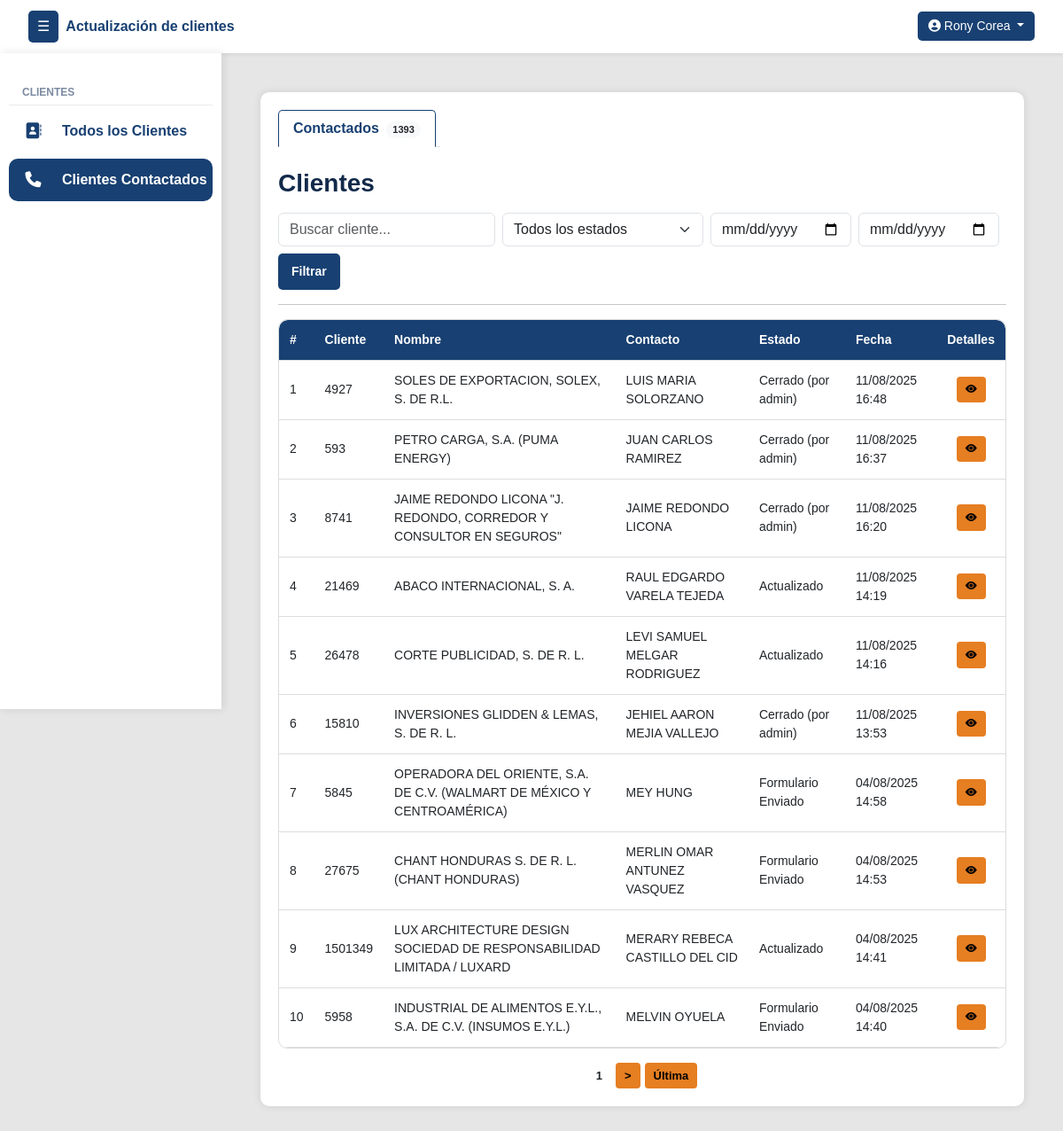
The page /clientes/contactados/ (signed in) on the database its author committed.
### clientes/models.py (models this page shows, shortened)
class Cliente(models.Model):
    numero_cliente = models.CharField(max_length=50, unique=True)
    nombre_cliente = models.CharField(max_length=255)
    contacto_cliente = models.CharField(max_length=255)
    contacto_cargo = models.CharField(max_length=100, null=True, blank=True)
    telefono_cliente = models.CharField(max_length=50, null=True, blank=True)
    telefono_dos = models.CharField(max_length=50, null=True, blank=True)
    direccion = models.CharField(max_length=255, null=True, blank=True)
    correo = models.CharField(max_length=254, null=True, blank=True)
    estado_actual = models.ForeignKey(EstadoReporte, on_delete=models.SET_NULL, null=True, blank=True, default=1)
    asignado_inicial = models.ForeignKey(User, on_delete=models.SET_NULL, null=True, blank=True, related_name='clientes_asignados_inicialmente')
    asignado_usuario = models.ForeignKey(User, on_delete=models.SET_NULL, null=True, blank=True, related_name='clientes_asignados')
    veces_contactado = models.PositiveIntegerField(default=0)
    sin_contestar = models.PositiveIntegerField(default=0)
    formulario_sin_contestar = models.PositiveIntegerField(default=0)
    ultima_llamada_no_contesto = models.DateTimeField(null=True, blank=True)
    ultimo_envio_formulario = models.DateTimeField(null=True, blank=True)

class EstadoReporte(models.Model):
    nombre = models.CharField(max_length=100, unique=True)
    creado_por = models.ForeignKey(User, on_delete=models.SET_NULL, null=True, blank=True)
    creado_en = models.DateTimeField(auto_now_add=True)
    estado = models.CharField(max_length=50, choices=[('activo', 'Activo'), ('inactivo', 'Inactivo')])
    intentos = models.PositiveIntegerField(default=0)
    genera_movimiento = models.BooleanField(default=True)

class MovimientoEstado(models.Model):
    cliente = models.ForeignKey(Cliente, on_delete=models.CASCADE, related_name='movimientos')
    estado = models.ForeignKey(EstadoReporte, on_delete=models.SET_NULL, null=True)
    actualizado_por = models.ForeignKey(User, on_delete=models.SET_NULL, null=True)
    actualizado_por_admin = models.ForeignKey(User, on_delete=models.SET_NULL, null=True, blank=True, related_name='movimientos_admin')
    fecha_hora = models.DateTimeField(auto_now_add=True)

class HistorialEstadoSinMovimiento(models.Model):
    cliente = models.ForeignKey(Cliente, on_delete=models.CASCADE, related_name='historial_sin_movimiento')
    estado = models.ForeignKey(EstadoReporte, on_delete=models.SET_NULL, null=True)
    actualizado_por = models.ForeignKey(User, on_delete=models.SET_NULL, null=True)
    actualizado_por_admin = models.ForeignKey(User, on_delete=models.SET_NULL, null=True, blank=True, related_name='historial_admin')
    nota = models.CharField(max_length=500, blank=True)
    fecha_hora = models.DateTimeField(auto_now_add=True)
    genera_movimiento = models.BooleanField(default=False)

### clientes/views.py (the view)
# urls.py: path('clientes/contactados/', vistasClientes.clientes_reportados, name='clientes_reportados'),
@login_required
def clientes_reportados(request):
    user = request.user
    grupos = user.groups.values_list('name', flat=True)
    search_query = request.GET.get('q', '').strip()
    estado_query = request.GET.get('estado', '').strip().lower()
    fecha_inicio = parse_date(request.GET.get('fecha_inicio', ''))
    fecha_fin = parse_date(request.GET.get('fecha_fin', ''))
    subquery_ultima_fecha_mov = MovimientoEstado.objects.filter(cliente=OuterRef('pk')).order_by('-fecha_hora').values('fecha_hora')[:1]
    subquery_ultima_fecha_hist = HistorialEstadoSinMovimiento.objects.filter(cliente=OuterRef('pk')).order_by('-fecha_hora').values('fecha_hora')[:1]
    clientes_reportados_query = Cliente.objects.prefetch_related(
        'movimientos__notas', 'historial_sin_movimiento', 'asignado_usuario', 'asignado_inicial', 'estado_actual'
    ).annotate(
        ultima_fecha_mov=Subquery(subquery_ultima_fecha_mov, output_field=DateTimeField()),
        ultima_fecha_hist=Subquery(subquery_ultima_fecha_hist, output_field=DateTimeField()),
        ultima_fecha=Greatest(
            Coalesce(Subquery(subquery_ultima_fecha_mov, output_field=DateTimeField()), Value(datetime(1900, 1, 1))),
            Coalesce(Subquery(subquery_ultima_fecha_hist, output_field=DateTimeField()), Value(datetime(1900, 1, 1)))
        )
    )
    if "super_admin" in grupos or "admin_group" in grupos:
        clientes_filtrados = clientes_reportados_query.filter(
            Q(Exists(MovimientoEstado.objects.filter(cliente=OuterRef('pk')))) |
            Q(Exists(HistorialEstadoSinMovimiento.objects.filter(cliente=OuterRef('pk'))))
        )
    elif "estandar_group" in grupos or "colector_group" in grupos:
        clientes_filtrados = clientes_reportados_query.filter(
            Q(Exists(MovimientoEstado.objects.filter(cliente=OuterRef('pk'), actualizado_por=user))) |
            Q(Exists(HistorialEstadoSinMovimiento.objects.filter(cliente=OuterRef('pk'), actualizado_por=user)))
        )
    else:
        messages.error(request, "Acceso no permitido.")
        return redirect("inicio")
    if search_query:
        clientes_filtrados = clientes_filtrados.filter(
            Q(nombre_cliente__icontains=search_query) |
            Q(numero_cliente__icontains=search_query) |
            Q(contacto_cliente__icontains=search_query)
        )
    if estado_query:
        clientes_filtrados = clientes_filtrados.filter(estado_actual__nombre__iexact=estado_query)
    if fecha_inicio and fecha_fin:
        clientes_filtrados = clientes_filtrados.filter(
            ultima_fecha__date__range=(fecha_inicio, fecha_fin)
        )
    clientes_filtrados = clientes_filtrados.order_by('-ultima_fecha')
    clientes_paginados = paginar_queryset(request, clientes_filtrados, 'reportados')
    for cliente in clientes_paginados:
        movimientos_normales = [{"obj": m, "tipo": "con_movimiento"} for m in cliente.movimientos.all()]
        movimientos_historial = [{"obj": h, "tipo": "sin_movimiento"} for h in cliente.historial_sin_movimiento.all() if not h.genera_movimiento]
        todos_movimientos = sorted(movimientos_normales + movimientos_historial, key=lambda x: x["obj"].fecha_hora, reverse=True)
        movimientos_sin_admin = [m for m in todos_movimientos if getattr(m["obj"], "actualizado_por_admin", None) is None]
        cliente.todos_los_movimientos = todos_movimientos
        cliente.movimientos_sin_admin = movimientos_sin_admin
        if movimientos_sin_admin:
            cliente.ultimo_estado_real = movimientos_sin_admin[0]["obj"].estado
            cliente.reportado_por = movimientos_sin_admin[0]["obj"].actualizado_por
        else:
            cliente.ultimo_estado_real = cliente.estado_actual  # Fallback
            cliente.reportado_por = None
    estados_disponibles = EstadoReporte.objects.filter(
        id__in=Cliente.objects.values_list('estado_actual', flat=True).distinct()
    ).exclude(nombre__iexact="pendiente")
    return render(request, 'clientes/clientes_reportados.html', {
        "clientes": clientes_paginados,
        "view_type": "reportados",
        "search_query": search_query,
        "estado_query": estado_query,
        "fecha_inicio": fecha_inicio,
        "fecha_fin": fecha_fin,
        "estados_disponibles": estados_disponibles,
        "count_reportados": clientes_filtrados.count(),
    })

### templates/clientes/clientes_reportados.html (shortened to what this page needs)
{% extends 'layout/layout.html' %}
{% load group_filters %}
{% block content %}
<div class="container">
    <div class="d-flex justify-content-between align-items-center flex-wrap gap-2 mb-3">
    <ul class="nav nav-tabs mb-0" id="clienteTabs" role="tablist">
        <li class="nav-item" role="presentation">
            <a class="nav-link {% if view_type == 'reportados' %}active{% endif %}" id="reportados-tab" href="{% url 'clientes_reportados' %}" role="tab" aria-controls="reportados" aria-selected="true">
                Contactados <span class="badge rounded-pill bg-light text-dark ms-1" id="countreportados">{{ count_reportados }}</span>
            </a>
        </li>
    </ul>
</div>
    <div class="tab-content mt-4" id="clienteTabsContent">
        {% if view_type == 'reportados' %}
        <div class="tab-pane fade show active" id="reportados" role="tabpanel" aria-labelledby="reportados-tab">
            <div class="d-flex justify-content-between align-items-center mb-3 flex-wrap gap-3">
                <h3 class="mb-0">Clientes</h3>
                <form method="get" class="row gx-2 gy-2 align-items-center w-100">
                    <div class="col-md-auto flex-grow-1">
                        <input type="text" name="q" id="searchInputReportados" class="form-control"
                            placeholder="Buscar cliente..." value="{{ search_query|default:'' }}" autocomplete="off">
                    </div>
                    <div class="col-md-auto">
                        <select name="estado" class="form-select">
                            <option value="">Todos los estados</option>
                        </select>
                    </div>
                    <div class="col-md-auto">
                        <input type="date" name="fecha_inicio" class="form-control" value="{{ fecha_inicio|date:'Y-m-d' }}">
                    </div>
                    <div class="col-md-auto">
                        <input type="date" name="fecha_fin" class="form-control" value="{{ fecha_fin|date:'Y-m-d' }}">
                    </div>
                    <div class="col-md-auto">
                        <button type="submit" class="btn btn-confirm btn-sm w-100">Filtrar</button>
                    </div>
                </form>
            </div>
            <hr>
            <div class="table-responsive">
                <table class="styled-table" id="tablaReportados">
                    <thead>
                        <tr>
                            <th>#</th>
                            <th>Cliente</th>
                            <th>Nombre</th>
                            <th>Contacto</th>
                            <th>Estado</th>
                            <th>Fecha</th>
                            <th>Detalles</th>
                        </tr>
                    </thead>
                    <tbody>
                        {% for cliente in clientes %}
                        <tr>
                            <td>{{ forloop.counter }}</td>
                            <td>{{ cliente.numero_cliente }}</td>
                            <td>{{ cliente.nombre_cliente }}</td>
                            <td>{{ cliente.contacto_cliente }}</td>
                            <td>{{ cliente.estado_actual.nombre }}</td>
                            <td>
                                {% if cliente.todos_los_movimientos %}
                                    {{ cliente.todos_los_movimientos.0.obj.fecha_hora|date:"d/m/Y H:i" }}
                                {% else %}
                                    -
                                {% endif %}
                            </td>
                            <td class="text-center">
                                <button class="btn btn-sm btn-reportar"
                                        data-bs-toggle="modal"
                                        data-bs-target="#modalDetalle{{ cliente.id }}">
                                    <i class="bi bi-eye-fill"></i>
                                </button>
                            </td>
                        </tr>
                        {% empty %}
                        <tr>
                            <td colspan="8" class="text-center">No hay clientes reportados.</td>
                        </tr>
                        {% endfor %}
                    </tbody>
                </table>
            </div>
            {% if clientes.has_other_pages %}
            <div class="pagination mt-3">
                <span class="btn btn-sm btn-reportar active">{{ clientes.number }}</span>
                {% if clientes.number < clientes.paginator.num_pages %}
                    <a href="?reportados={{ clientes.next_page_number }}" class="btn btn-sm btn-reportar">&gt;</a>
                    <a href="?reportados={{ clientes.paginator.num_pages }}" class="btn btn-sm btn-reportar">Última</a>
                {% endif %}
            </div>
            {% endif %}
        </div>
        {% endif %}
    </div>
</div>
{% endblock %}

### templates/layout/layout.html (shortened to what this page needs)
{% load static %}
{% load group_filters %}
<!DOCTYPE html>
<html lang="es">
<head>
    <link rel="stylesheet" href="https://cdn.jsdelivr.net/npm/bootstrap@5.3.0/dist/css/bootstrap.min.css">
    <link rel="stylesheet" href="{% static 'css/style.css' %}">
    <link rel="stylesheet" href="https://cdnjs.cloudflare.com/ajax/libs/font-awesome/6.4.2/css/all.min.css">
    <link href="https://cdn.jsdelivr.net/npm/select2@4.0.13/dist/css/select2.min.css" rel="stylesheet" />
    <link rel="stylesheet" href="https://cdn.jsdelivr.net/npm/bootstrap-icons@1.10.5/font/bootstrap-icons.css">
</head>
<body>
<nav class="navbar navbar-expand-lg navbar-light bg-white shadow-sm">
    <div class="container-fluid">
        <button id="sidebarCollapse" class="btn btn-primary me-2">☰</button>
        <a class="navbar-brand d-none d-md-block">Actualización de clientes</a>
        <div class="ms-auto">
            {% if user.is_authenticated %}
            <div class="dropdown">
                <button id="userDropdownBtn" class="btn btn-user dropdown-toggle user-font" type="button" data-bs-toggle="dropdown">
                  <i class="fas fa-user-circle"></i> {{ user.first_name }} {{ user.last_name }}
                </button>
              </div>
            {% else %}
                <a href="{% url 'login' %}" class="btn btn-outline-primary"><i class="fas fa-sign-in-alt"></i> Iniciar Sesión</a>
            {% endif %}
        </div>
    </div>
</nav>
<div class="d-flex">
    <nav id="sidebar">
      <ul class="list-unstyled components">
        {% if user|has_group:"estandar_group" or user|has_group:"colector_group" or user|has_group:"admin_group" %}
          <li class="sidebar-section-title">Clientes</li>
          {% if user|has_group:"estandar_group" %}
          <li class="list-link {% if active_page == 'clientes' %}active{% endif %}">
            <a href="{% url 'clientes' %}" class="sidebar-link">
              <i class="fas fa-address-book sidebar-icon"></i>
              <span class="sidebar-text">Todos los Clientes</span>
            </a>
          </li>
          {% endif %}
          {% if user|has_group:"admin_group" or user|has_group:"estandar_group" %}
          <li class="list-link {% if active_page == 'clientes_reportados' %}active{% endif %}">
            <a href="{% url 'clientes_reportados' %}" class="sidebar-link">
              <i class="fas fa-phone sidebar-icon"></i>
              <span class="sidebar-text">Clientes Contactados</span>
            </a>
          </li>
          {% endif %}
        {% endif %}
      </ul>
    </nav>
    <div id="main-container" class="container-fluid">
        <div id="content" class="w-100 p-4">
            {% block content %}{% endblock %}
        </div>
    </div>
</div>
</body>
</html>

### rows shown on the page
Cliente: numero_cliente "4927", nombre_cliente "SOLES DE EXPORTACION, SOLEX, S. DE R.L.", contacto_cliente "LUIS MARIA SOLORZANO", estado_actual.nombre "Cerrado (por admin)", todos_los_movimientos.0.obj.fecha_hora "11/08/2025 16:48"
Cliente: numero_cliente "593", nombre_cliente "PETRO CARGA, S.A. (PUMA ENERGY)", contacto_cliente "JUAN CARLOS RAMIREZ", estado_actual.nombre "Cerrado (por admin)", todos_los_movimientos.0.obj.fecha_hora "11/08/2025 16:37"
Cliente: numero_cliente "8741", nombre_cliente "JAIME REDONDO LICONA \"J. REDONDO, CORREDOR Y CONSULTOR EN SEGUROS\"", contacto_cliente "JAIME REDONDO LICONA", estado_actual.nombre "Cerrado (por admin)", todos_los_movimientos.0.obj.fecha_hora "11/08/2025 16:20"
Cliente: numero_cliente "21469", nombre_cliente "ABACO INTERNACIONAL, S. A.", contacto_cliente "RAUL EDGARDO VARELA TEJEDA", estado_actual.nombre "Actualizado", todos_los_movimientos.0.obj.fecha_hora "11/08/2025 14:19"
Cliente: numero_cliente "26478", nombre_cliente "CORTE PUBLICIDAD, S. DE R. L.", contacto_cliente "LEVI SAMUEL MELGAR RODRIGUEZ", estado_actual.nombre "Actualizado", todos_los_movimientos.0.obj.fecha_hora "11/08/2025 14:16"
Cliente: numero_cliente "15810", nombre_cliente "INVERSIONES GLIDDEN & LEMAS, S. DE R. L.", contacto_cliente "JEHIEL AARON MEJIA VALLEJO", estado_actual.nombre "Cerrado (por admin)", todos_los_movimientos.0.obj.fecha_hora "11/08/2025 13:53"
Cliente: numero_cliente "5845", nombre_cliente "OPERADORA DEL ORIENTE, S.A. DE C.V. (WALMART DE MÉXICO Y CENTROAMÉRICA)", contacto_cliente "MEY HUNG", estado_actual.nombre "Formulario Enviado", todos_los_movimientos.0.obj.fecha_hora "04/08/2025 14:58"
Cliente: numero_cliente "27675", nombre_cliente "CHANT HONDURAS S. DE R. L. (CHANT HONDURAS)", contacto_cliente "MERLIN OMAR ANTUNEZ VASQUEZ", estado_actual.nombre "Formulario Enviado", todos_los_movimientos.0.obj.fecha_hora "04/08/2025 14:53"
Cliente: numero_cliente "1501349", nombre_cliente "LUX ARCHITECTURE DESIGN SOCIEDAD DE RESPONSABILIDAD LIMITADA / LUXARD", contacto_cliente "MERARY REBECA CASTILLO DEL CID", estado_actual.nombre "Actualizado", todos_los_movimientos.0.obj.fecha_hora "04/08/2025 14:41"
Cliente: numero_cliente "5958", nombre_cliente "INDUSTRIAL DE ALIMENTOS E.Y.L., S.A. DE C.V. (INSUMOS E.Y.L.)", contacto_cliente "MELVIN OYUELA", estado_actual.nombre "Formulario Enviado", todos_los_movimientos.0.obj.fecha_hora "04/08/2025 14:40"

### other values the page prints
{{ user.first_name }} "Rony"
{{ user.last_name }} "Corea"
{{ count_reportados }} "1393"
{{ clientes.number }} "1"
